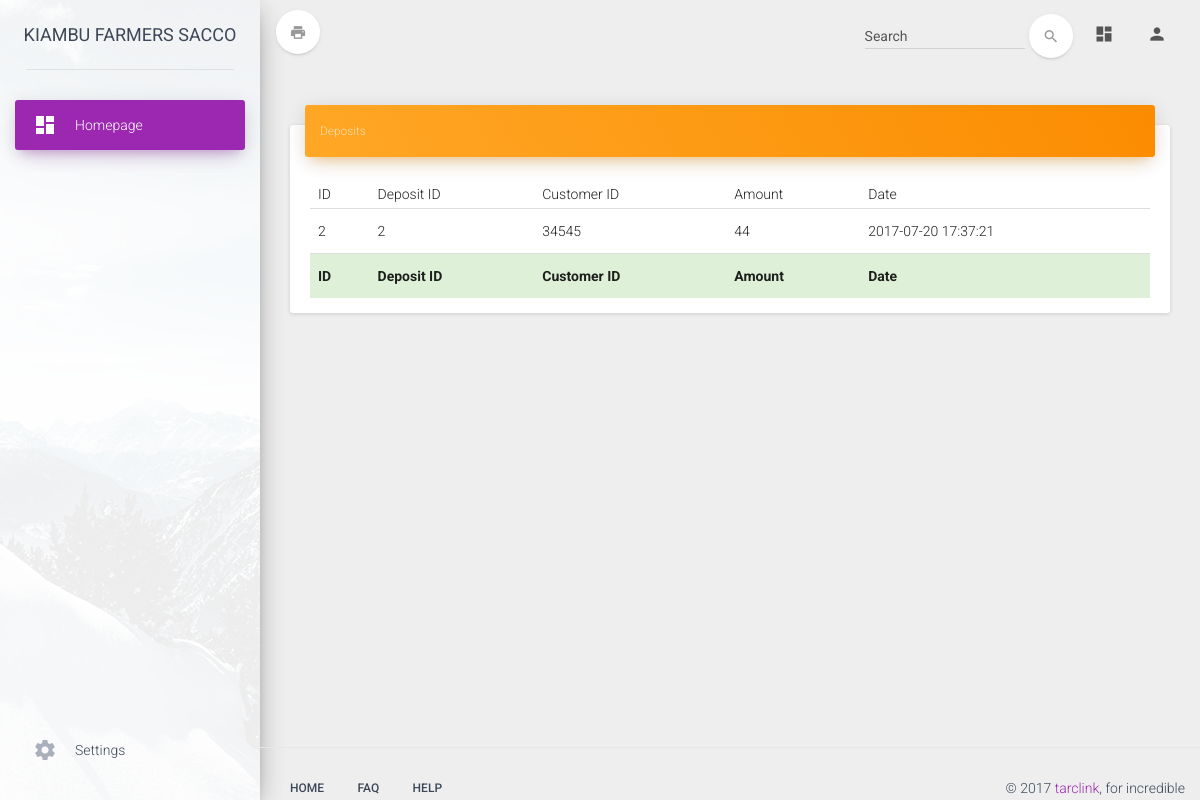
/user/deposits.php (signed in), run on the app's committed database.
### tables this page shows
CREATE TABLE `Customer_Deposit_table` (
  `Customer_Deposit_id` int(20) NOT NULL,
  `Customer_Deposit_Dep_id` varchar(20) DEFAULT NULL,
  `Customer_Deposit_Login_id` varchar(20) DEFAULT NULL,
  `Customer_Deposit_amout` varchar(20) DEFAULT NULL,
  `Customer_Deposit_DateTime` varchar(20) DEFAULT NULL
);

### user/deposits.php (the view, shortened to what this page needs)
<?php
include "../connection/db.php";
$username=$_SESSION['logname'];
$result1 = mysqli_query($con, "SELECT * FROM Login_table WHERE Login_username='$username'");
while($res = mysqli_fetch_array($result1))
{
    $Login_id= $res['Login_id'];
}
?>
<?php include "baseh.php";?>
<?php
include "../connection/db.php";
$result = mysqli_query($con, "SELECT * FROM Customer_Deposit_table WHERE Customer_Deposit_Login_id='$Login_id' ORDER BY Customer_Deposit_id ASC");
?>
    <div class="card">
        <div class="card-header" data-background-color="orange">
            <small i class="category">Deposits </small>
        </div>
        <div class="card-content table-responsive">
            <table class="table" id="table1">
                <thead class="">
                <th>ID</th>
                <th>Deposit ID</th>
                <th>Customer ID</th>
                <th>Amount</th>
                <th>Date</th>
                </thead>
                <tbody>
                <?php
                while($res = mysqli_fetch_array($result)) {
                    echo "<tr class=''>";
                    echo "<td class=''>".$res['Customer_Deposit_id']."</td>";
                    echo "<td class=''>".$res['Customer_Deposit_Dep_id']."</td>";
                    echo "<td>".$res['Customer_Deposit_Login_id']."</td>";
                    echo "<td class=''>".$res['Customer_Deposit_amout']."</td>";
                    echo "<td class=''>".$res['Customer_Deposit_DateTime']."</td>";
                }
                ?>
                </tbody>
                <tfoot>
                <tr class="bg-success">
                    <th>ID</th>
                    <th>Deposit ID</th>
                    <th>Customer ID</th>
                    <th>Amount</th>
                    <th>Date</th>
                </tr>
                </tfoot>
            </table>
        </div>
    </div>
<?php include "basef.php";?>

### data on the page
customer_deposit_table: Customer_Deposit_id "2", Customer_Deposit_Dep "2", Customer_Deposit_Login "34545", Customer_Deposit_amout "44", Customer_Deposit_DateTime "2017-07-20 17:37:21"
